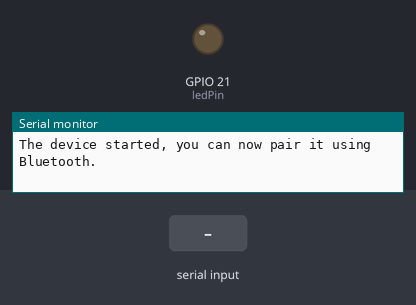
A sketch run on a simulated ESP32. On the bench: output pins drawn as LEDs (lit = HIGH), the last lines printed to the serial monitor. Inputs (shaded band) come from the test bench. Nothing arrives over Bluetooth unless stated.

Above: at 3.2 s.
3.3 s: "ON" received over the second serial link
At 4.2 s:
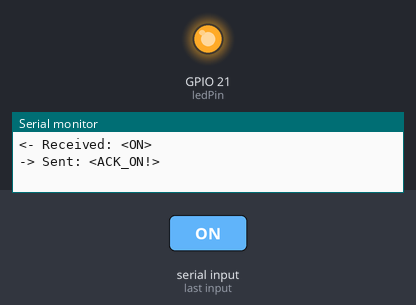
6.3 s: "OFF" received over the second serial link
At 6.6 s:
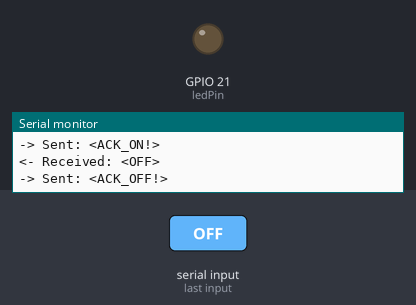
Timing chart, 0 to 9.3 s (numbered marks = the images above; inputs shaded):
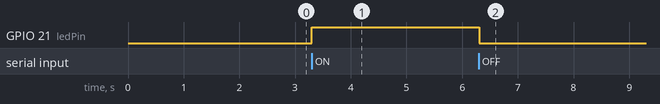

The sketch:

receive_and_send_ack.ino
```cpp
#include "BluetoothSerial.h"

#if !defined(CONFIG_BT_ENABLED) || !defined(CONFIG_BLUEDROID_ENABLED)
#error Bluetooth not enabled!
#endif

const int ledPin = 21;

BluetoothSerial SerialBT;

void setup() {
  delay(2000);
  Serial.begin(115200);
  SerialBT.begin("ESP32_BT");
  Serial.println("The device started, you can now pair it using Bluetooth.");

  pinMode(ledPin, OUTPUT);
}

void send_ack(String message){
  String send = "ACK_" + message + '!';
  SerialBT.println(send);  // Acknowledgment message
  Serial.println("-> Sent: <" + send + ">");
  SerialBT.flush();
}

String readMessage(){
  String message = "";
  char ch;
  while(SerialBT.available()){
    ch = SerialBT.read();
    if(ch == '!')
      break;
    message += ch;
  }
  SerialBT.flush();
  return message;
}

void loop() {
  if (SerialBT.available()) {
    String message = readMessage();
    // String message = SerialBT.readString();
    // SerialBT.flush();
    Serial.println("<- Received: <" + message + ">");

    if(message == "stat_req"){
      int status = digitalRead(ledPin);

      if(status == 0){
        Serial.println("status 0");
        SerialBT.println("OFF!");
        SerialBT.flush();
      }
      else if(status == 1){
        Serial.println("status 1");
        SerialBT.println("ON!");
        SerialBT.flush();
      }

    }
    else if(message == "ON"){
      digitalWrite(ledPin, HIGH);
      send_ack(message);
    }
    else if(message == "OFF"){
      digitalWrite(ledPin, LOW);
      send_ack(message);
    }
    else{
      send_ack("unknown");
    }
  }
  delay(100);
}
```

Measured:
- after the input at 3.3 s, GPIO 21 (ledPin): LOW → HIGH at once
- after the input at 6.3 s, GPIO 21 (ledPin): HIGH → LOW at once
